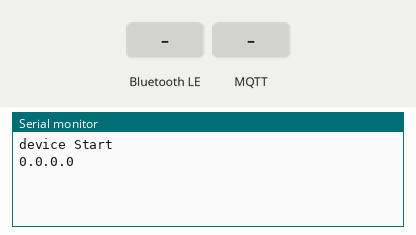
Simulated run of this sketch. Board: ESP32. Parts: the last lines printed to the serial monitor. Inputs (shaded band) come from the test bench. WiFi joins after 1.5 s; servers stay silent unless stated; random numbers use the default seed unless the sketch sets one; no MQTT or app messages arrive unless stated; nothing arrives over Bluetooth unless stated; a phone connects over Bluetooth LE 3 s after start.

Above: at 11.2 s.
11.3 s: Bluetooth LE write "1" received
At 12.3 s:
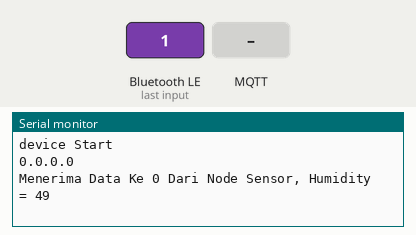
12.8 s: MQTT message "1" arrives on the first subscribed topic
At 14.2 s:
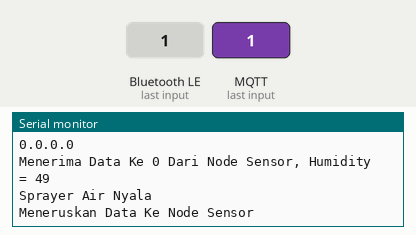
14.5 s: MQTT message "0" arrives on the first subscribed topic
At 15.4 s:
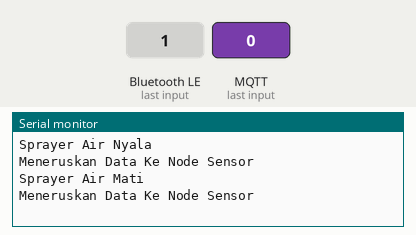

The sketch:

Getaway_+_Mqtt.ino
```cpp
#include <BLEDevice.h>
#include <BLEServer.h>
#include <BLEUtils.h>
#include <BLE2902.h>
#include <WiFi.h>
#include <PubSubClient.h>
WiFiClient wifiClient;
PubSubClient client(wifiClient);

BLEServer* pServer = NULL;
BLECharacteristic* pCharacteristic = NULL;
bool deviceConnected = false;
bool oldDeviceConnected = false;

#define SERVICE_UUID           "0000181A-0000-1000-8000-00805F9B34FB"
#define CHARACTERISTIC_UUID    "00003A6F-0000-1000-8000-00805F9B34FB"
#define CHARACTERISTIC_UUID_RX "00002A6F-0000-1000-8000-00805F9B34FB"
static int clientCount = 0;
static boolean send = false;
uint8_t dataToClient ;
static int ec [6];
static int count = 0;
int temp, hasil;
void setup_wifi() {
  WiFi.begin("No Name", "sembarang9999");
  randomSeed(micros());
  Serial.println(WiFi.localIP());
}

void reconnect() {
  while (!client.connected()) {
    String clientId = "ESP32Client-";
    clientId += String(random(0xffff), HEX);
    if (client.connect(clientId.c_str())) {
      client.subscribe("khl99/esp32/led");
    } else {
      Serial.print(".");
      Serial.println();
      delay(5000);
    }
  }
}

void callback(char* topic, byte *payload, unsigned int length) {
  if (payload[0] == '1') {
    Serial.println("Sprayer Air Nyala");
    send = true;
    dataToClient = 1;
  } else if (payload[0] == '0') {
    Serial.println("Sprayer Air Mati");
    send = true;
    dataToClient = 0;
  } else {
    send = false;
  }
}

void publishStringData(char* topic, char* value) {
  if (!client.connected()) {
    reconnect();
  }
  client.publish(topic, value);
}

class MyServerCallbacks: public BLEServerCallbacks {
    void onConnect(BLEServer* pServer) {
      deviceConnected = true;
      clientCount = clientCount + 1;
      BLEDevice::startAdvertising();
    };

    void onDisconnect(BLEServer* pServer) {
      deviceConnected = false;
      clientCount = clientCount - 1;
    }
};

class MyCallbacks: public BLECharacteristicCallbacks {
    void onWrite(BLECharacteristic *pCharacteristic) {
      uint8_t* rxValue = pCharacteristic->getData();
      Serial.print("Menerima Data Ke ");
      Serial.print(count);
      Serial.print(" Dari Node Sensor, ");
      Serial.print("Humidity = ");
      Serial.println(rxValue[0]);
      char humidToBroker[3];
      ec[count] = int(rxValue[0]);
      count++;
      if (ec[5] != 0) {
        for (int i = 0; i < 6; i++) {
          temp = temp + ec[i];
          ec[i] = 0;
        }
        hasil = temp / 6;
        String hum = String(hasil);
        hum.toCharArray(humidToBroker, 3);
        publishStringData("khl99/esp32/humidity", humidToBroker);
        Serial.println("Data telah dipublish ke broker");
        count=hasil=temp=0;
      }
    }
};

void setup() {
  delay(10000);
  Serial.begin(115200);
  Serial.println("device Start");
  setup_wifi();
  client.setServer("broker.hivemq.com", 1883);
  client.setCallback(callback);
  reconnect();

  BLEDevice::init("GETAWAYaa");
  pServer = BLEDevice::createServer();
  pServer->setCallbacks(new MyServerCallbacks());
  BLEService *pService = pServer->createService(SERVICE_UUID);

  pCharacteristic = pService->createCharacteristic(
                      CHARACTERISTIC_UUID,
                      BLECharacteristic::PROPERTY_NOTIFY
                    );
  pCharacteristic->addDescriptor(new BLE2902());
  BLECharacteristic *pCharacteristic = pService->createCharacteristic(
                                         CHARACTERISTIC_UUID_RX,
                                         BLECharacteristic::PROPERTY_WRITE
                                       );
  pCharacteristic->setCallbacks(new MyCallbacks());

  pService->start();

  BLEAdvertising *pAdvertising = BLEDevice::getAdvertising();
  BLEAdvertising *pAdvertising2 = BLEDevice::getAdvertising();
  pAdvertising->addServiceUUID(SERVICE_UUID);
  pAdvertising->setScanResponse(false);
  pAdvertising->setMinPreferred(0x0);
  BLEDevice::startAdvertising();
}

void loop() {
  client.loop();

  //    publishStringData("khl99/esp32/humidity", "10.0");
  if (deviceConnected || clientCount > 0) {
    if (send) {
      //      char txString[2];
      //      dataToClient.toCharArray(txString, sizeof(txString));
      pCharacteristic->setValue(&dataToClient, 1);
      pCharacteristic->notify();
      Serial.println("Meneruskan Data Ke Node Sensor");
      send = false;
    }
    delay(500);
  }
  if (!deviceConnected && oldDeviceConnected) {
    delay(500);
    pServer->startAdvertising();
    oldDeviceConnected = deviceConnected;
  }
  if (deviceConnected && !oldDeviceConnected) {
    oldDeviceConnected = deviceConnected;
  }
}
```

Measured:
- after the input at 11.3 s, the serial monitor: prints a new line at once (image 1)
- after the input at 12.8 s, the serial monitor: prints a new line at once (image 2)
- after the input at 14.5 s, the serial monitor: prints a new line after 0.05 s (image 3)
